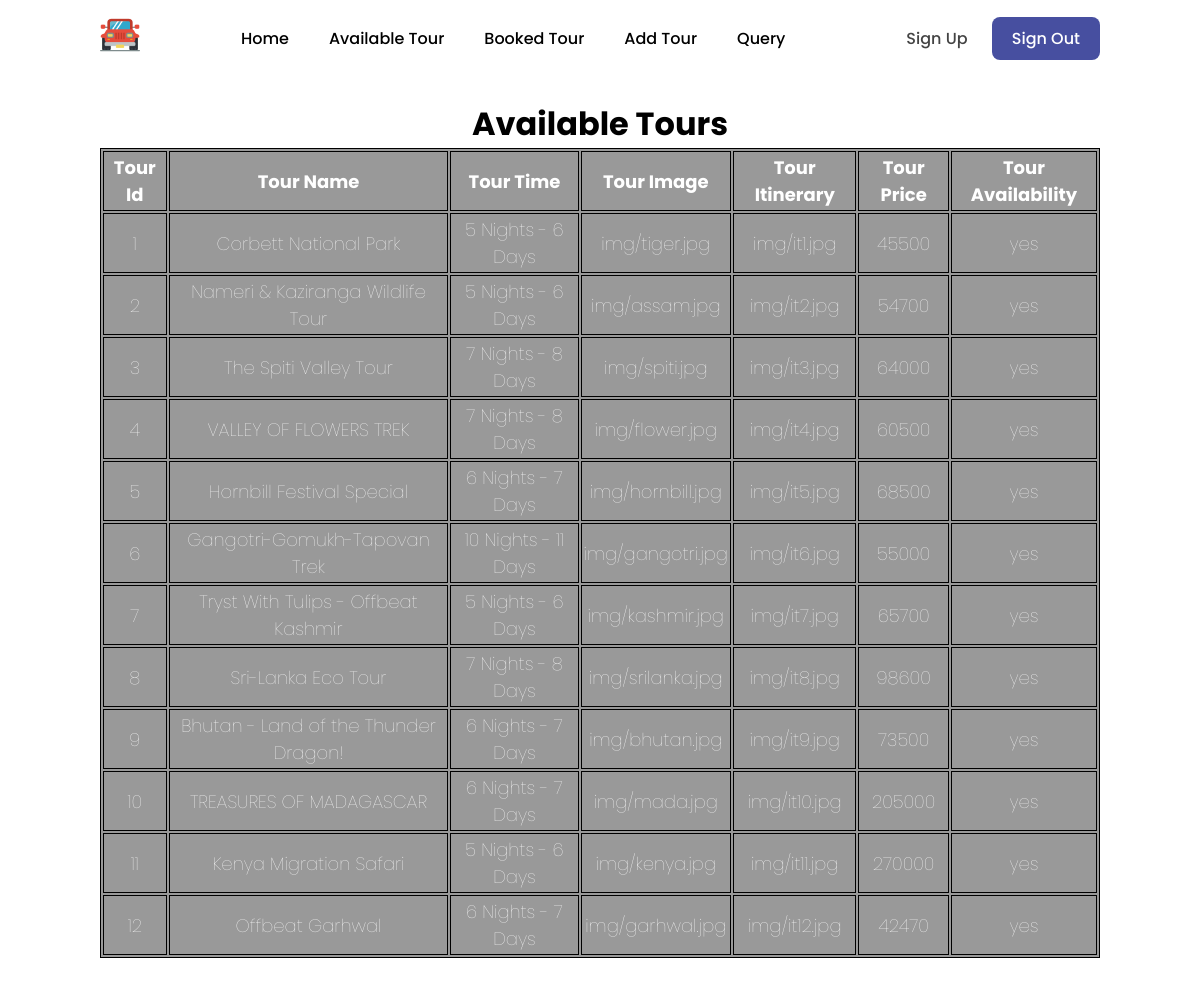
/availtour.php, run on the app's committed database.
### tables this page shows
CREATE TABLE IF NOT EXISTS `tour` (
`tour_id` int(20) NOT NULL,
  `tour_name` varchar(50) NOT NULL,
  `tour_time` varchar(50) NOT NULL,
  `tour_img` varchar(50) DEFAULT 'NA',
  `tour_it` varchar(50) DEFAULT 'NA',
  `tour_price` float NOT NULL,
  `tour_availability` varchar(10) NOT NULL
);

### availtour.php (the view, shortened to what this page needs)
<!DOCTYPE html>
<html lang="en">
    <?php
        $conn = Connect();
        $sql = " SELECT * FROM tour";
        $result = $conn->query($sql);
    ?>
    <head>
        <link rel="stylesheet" href="style.css">
        <link rel="stylesheet"href="https://cdn.jsdelivr.net/npm/boxicons@latest/css/boxicons.min.css">
    </head>
    <body>
        <header style="position: fixed;">
            <a href="home.php" class="logo"><img src="img/jeep.png" alt=""></a>
            <ul class="navbar">
                <li><a href="home.php">Home</a></li>
                <li><a href="availtour.php">Available Tour</a></li>
                <li><a href="bookedtour.php">Booked Tour</a></li>
                <li><a href="addtour.php">Add Tour</a></li>
                <li><a href="query.php">Query</a></li>
            </ul>
            <div class="header-btn">
                <a href="signup.php" class="">Sign Up</a>
                <a href="signout.php" class="sign-in">Sign Out</a>
            </div>
        </header>
        <section>
            <center>
                <br><br>
                <h1>Available Tours</h1>
                <table>
                    <tr>
                        <th>Tour Id</th>
                        <th>Tour Name</th>
                        <th>Tour Time</th>
                        <th>Tour Image</th>
                        <th>Tour Itinerary</th>
                        <th>Tour Price</th>
                        <th>Tour Availability</th>
                    </tr>
                    <?php
                        while($rows=$result->fetch_assoc())
                        {
                    ?>
                    <tr>
                        <td><?php echo $rows['tour_id'];?></td>
                        <td><?php echo $rows['tour_name'];?></td>
                        <td><?php echo $rows['tour_time'];?></td>
                        <td><?php echo $rows['tour_img'];?></td>
                        <td><?php echo $rows['tour_it'];?></td>
                        <td><?php echo $rows['tour_price'];?></td>
                        <td><?php echo $rows['tour_availability'];?></td>
                    </tr>
                    <?php
                        }
                    ?>
                </table>
            </center>
         </section>
    </body>
</html>

### style.css (style rules this page uses)
* { margin: 0; padding: 0; box-sizing: border-box; scroll-padding-top: 2rem; scroll-behavior: smooth; list-style: none; text-decoration: none; font-family: "Poppins", sans-serif; }
body { width: 100%; min-height: 100vh; background: url(img/home.jpg); position:relative; background-repeat: no-repeat; background-size: cover; align-items: center; }
:root { --main-color: #fe5b3d; --second-color: #ffac38; --text-color: #444; --gradient: linear-gradient(#fe5b3d, #ffac38); }
section { padding: 50px 100px; }
header { position: relative; width: 100%; top: 0; right: 0; z-index: 1000; display: flex; align-items: center; justify-content:space-between; padding: 15px 100px; }
.logo img { width: 40px; }
.navbar { display: flex; }
.navbar li { position: relative; }
.navbar a { font-size: 1rem; padding: 10px 20px; color: rgb(0, 0, 0); font-weight: 500; }
.navbar a::after { content: ''; width: 0; height: 3px; background: var(--gradient); position: absolute; bottom: -4px; left: 0; transition: 0.5s; }
.header-btn a { padding: 10px 20px; color: var(--text-color); font-weight: 500; }
.header-btn .sign-in { background: #474fa0; color: #fff; border-radius: 0.5rem; }

### availtour.php (style rules this page uses)
table { background-color: rgba(0,0,0, 0.4); font-size: large; border: 1px solid black; }
h1 { text-align: center; color: black; font-size: xx-large; }
td { border: 1px solid black; }
th, td { color: white; font-weight: bold; border: 1px solid black; padding: 2px; text-align: center; }
td { font-weight: lighter; }

### data on the page
tour: tour_id "1", tour_name "Corbett National Park", tour_time "5 Nights - 6 Days", tour_img "img/tiger.jpg", tour_it "img/it1.jpg", tour_price "45500", tour_availability "yes"
tour: tour_id "2", tour_name "Nameri & Kaziranga Wildlife Tour", tour_time "5 Nights - 6 Days", tour_img "img/assam.jpg", tour_it "img/it2.jpg", tour_price "54700", tour_availability "yes"
tour: tour_id "3", tour_name "The Spiti Valley Tour", tour_time "7 Nights - 8 Days", tour_img "img/spiti.jpg", tour_it "img/it3.jpg", tour_price "64000", tour_availability "yes"
tour: tour_id "4", tour_name "VALLEY OF FLOWERS TREK", tour_time "7 Nights - 8 Days", tour_img "img/flower.jpg", tour_it "img/it4.jpg", tour_price "60500", tour_availability "yes"
tour: tour_id "5", tour_name "Hornbill Festival Special", tour_time "6 Nights - 7 Days", tour_img "img/hornbill.jpg", tour_it "img/it5.jpg", tour_price "68500", tour_availability "yes"
tour: tour_id "6", tour_name "Gangotri-Gomukh-Tapovan Trek", tour_time "10 Nights - 11 Days", tour_img "img/gangotri.jpg", tour_it "img/it6.jpg", tour_price "55000", tour_availability "yes"
tour: tour_id "7", tour_name "Tryst With Tulips - Offbeat Kashmir", tour_time "5 Nights - 6 Days", tour_img "img/kashmir.jpg", tour_it "img/it7.jpg", tour_price "65700", tour_availability "yes"
tour: tour_id "8", tour_name "Sri-Lanka Eco Tour", tour_time "7 Nights - 8 Days", tour_img "img/srilanka.jpg", tour_it "img/it8.jpg", tour_price "98600", tour_availability "yes"
tour: tour_id "9", tour_name "Bhutan - Land of the Thunder Dragon!", tour_time "6 Nights - 7 Days", tour_img "img/bhutan.jpg", tour_it "img/it9.jpg", tour_price "73500", tour_availability "yes"
tour: tour_id "10", tour_name "TREASURES OF MADAGASCAR", tour_time "6 Nights - 7 Days", tour_img "img/mada.jpg", tour_it "img/it10.jpg", tour_price "205000", tour_availability "yes"
tour: tour_id "11", tour_name "Kenya Migration Safari", tour_time "5 Nights - 6 Days", tour_img "img/kenya.jpg", tour_it "img/it11.jpg", tour_price "270000", tour_availability "yes"
tour: tour_id "12", tour_name "Offbeat Garhwal", tour_time "6 Nights - 7 Days", tour_img "img/garhwal.jpg", tour_it "img/it12.jpg", tour_price "42470", tour_availability "yes"
